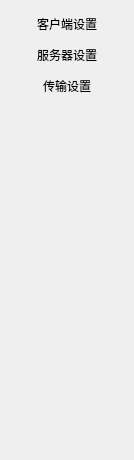
<?xml version="1.0" encoding="UTF-8"?>
<ui version="4.0">
 <class>SettingWindowSiderWidget</class>
 <widget class="QWidget" name="SettingWindowSiderWidget">
  <property name="geometry">
   <rect>
    <x>0</x>
    <y>0</y>
    <width>134</width>
    <height>460</height>
   </rect>
  </property>
  <property name="windowTitle">
   <string>Form</string>
  </property>
  <layout class="QVBoxLayout" name="verticalLayout">
   <item>
    <widget class="QToolButton" name="toolButton">
     <property name="sizePolicy">
      <sizepolicy hsizetype="Expanding" vsizetype="Preferred">
       <horstretch>0</horstretch>
       <verstretch>0</verstretch>
      </sizepolicy>
     </property>
     <property name="text">
      <string>客户端设置</string>
     </property>
     <property name="icon">
      <iconset resource="../../resource/resource.qrc">
       <normaloff>:/icons/setting3.png</normaloff>:/icons/setting3.png</iconset>
     </property>
     <property name="iconSize">
      <size>
       <width>45</width>
       <height>45</height>
      </size>
     </property>
     <property name="checkable">
      <bool>false</bool>
     </property>
     <property name="toolButtonStyle">
      <enum>Qt::ToolButtonTextUnderIcon</enum>
     </property>
     <property name="autoRaise">
      <bool>true</bool>
     </property>
    </widget>
   </item>
   <item>
    <widget class="QToolButton" name="toolButton_2">
     <property name="sizePolicy">
      <sizepolicy hsizetype="Expanding" vsizetype="Preferred">
       <horstretch>0</horstretch>
       <verstretch>0</verstretch>
      </sizepolicy>
     </property>
     <property name="text">
      <string>服务器设置</string>
     </property>
     <property name="icon">
      <iconset resource="../../resource/resource.qrc">
       <normaloff>:/icons/setting3.png</normaloff>:/icons/setting3.png</iconset>
     </property>
     <property name="iconSize">
      <size>
       <width>45</width>
       <height>45</height>
      </size>
     </property>
     <property name="checkable">
      <bool>false</bool>
     </property>
     <property name="toolButtonStyle">
      <enum>Qt::ToolButtonTextUnderIcon</enum>
     </property>
     <property name="autoRaise">
      <bool>true</bool>
     </property>
    </widget>
   </item>
   <item>
    <widget class="QToolButton" name="toolButton_3">
     <property name="sizePolicy">
      <sizepolicy hsizetype="Expanding" vsizetype="Preferred">
       <horstretch>0</horstretch>
       <verstretch>0</verstretch>
      </sizepolicy>
     </property>
     <property name="sizeIncrement">
      <size>
       <width>0</width>
       <height>0</height>
      </size>
     </property>
     <property name="baseSize">
      <size>
       <width>0</width>
       <height>0</height>
      </size>
     </property>
     <property name="text">
      <string>传输设置</string>
     </property>
     <property name="icon">
      <iconset resource="../../resource/resource.qrc">
       <normaloff>:/icons/setting3.png</normaloff>:/icons/setting3.png</iconset>
     </property>
     <property name="iconSize">
      <size>
       <width>45</width>
       <height>45</height>
      </size>
     </property>
     <property name="checkable">
      <bool>false</bool>
     </property>
     <property name="toolButtonStyle">
      <enum>Qt::ToolButtonTextUnderIcon</enum>
     </property>
     <property name="autoRaise">
      <bool>true</bool>
     </property>
    </widget>
   </item>
   <item>
    <spacer name="verticalSpacer">
     <property name="orientation">
      <enum>Qt::Vertical</enum>
     </property>
     <property name="sizeHint" stdset="0">
      <size>
       <width>20</width>
       <height>40</height>
      </size>
     </property>
    </spacer>
   </item>
  </layout>
 </widget>
 <resources>
  <include location="../../resource/resource.qrc"/>
 </resources>
 <connections/>
</ui>
